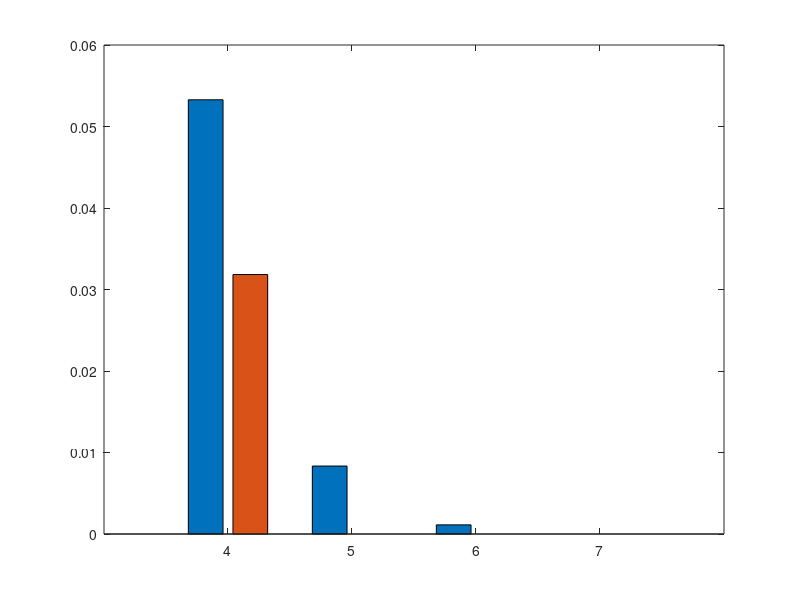

MATLAB code for this plot: (Note: this script raises an error after producing the figure.)
clear; close all; clc
textSize = 16;
linewid = 1;

% NLOS 4 5 6 7
% LOS 4 5 6 7
epiImpBMR = [
    1-0.9467197516 1-0.9916614163 1-0.9988769531 0;
    1-0.9681640625 0 0 0;
    ];

% epiImpKMR = [
%     1-0.9619565 0 0 0;
%     1-0.98378378 0 0 0;
%     ];
epi = [4, 5, 6, 7];

figure(13);
bar(epi, epiImpBMR', 'grouped')
% plot(epi, epiImpBMRdpn, '-.o', epi, epiImpBMRdpl, '--+', epi, epiImpBMRedn, ':*', epi, epiImpBMRedl, '-.', 'LineWidth', 3)
hold on
ax = gca;
ax.YAxis.FontSize = 14;
ax.XAxis.FontSize = 14;
ax.YAxis.FontWeight = 'bold';
ax.XAxis.FontWeight = 'bold';
ax.LineWidth = 1;
ylim([0 0.08])
legend('NLOS', 'LOS', 'FontSize', textSize, 'FontWeight', 'bold', 'Location', 'northeast')
xlabel('Episode Length', 'FontSize', 15, 'FontWeight','bold')
ylabel('BMR', 'FontSize',15, 'FontWeight','bold')
grid on
% for i=1:length(epiImpBMR)
%     text(epi(i)-0.1,epiImpBMR(1,i),strcat(num2str(epiImpBMR(1,i), '%.2g')," /"), 'FontSize',12, 'FontWeight','bold', 'HorizontalAlignment', 'center', 'VerticalAlignment', 'bottom')
%     text(epi(i)+0.1,epiImpBMR(2,i),num2str(epiImpBMR(2,i), '%.2g'), 'FontSize',12, 'FontWeight','bold', 'HorizontalAlignment', 'center', 'VerticalAlignment', 'bottom')
% end

% 创建 text
text('VerticalAlignment','bottom',...
    'HorizontalAlignment','center',...
    'FontWeight','bold',...
    'FontSize',12,...
    'String','0.053 /',...
    'Position',[3.9 0.0532802484 0]);

% 创建 text
text('VerticalAlignment','bottom',...
    'HorizontalAlignment','center',...
    'FontWeight','bold',...
    'FontSize',12,...
    'String','0.032',...
    'Position',[4.17320605661619 0.0318359375 1.4210854715202e-14]);

% 创建 text
text('VerticalAlignment','bottom',...
    'HorizontalAlignment','center',...
    'FontWeight','bold',...
    'FontSize',12,...
    'String','0.0083 /',...
    'Position',[4.9 0.00833858369999996 0]);

% 创建 text
text('VerticalAlignment','bottom',...
    'HorizontalAlignment','center',...
    'FontWeight','bold',...
    'FontSize',12,...
    'String','0',...
    'Position',[5.1 0 0]);

% 创建 text
text('VerticalAlignment','bottom',...
    'HorizontalAlignment','center',...
    'FontWeight','bold',...
    'FontSize',12,...
    'String','0.0011 /',...
    'Position',[5.75968839148563 0.00112304689999998 1.4210854715202e-14]);

% 创建 text
text('VerticalAlignment','bottom',...
    'HorizontalAlignment','center',...
    'FontWeight','bold',...
    'FontSize',12,...
    'String','0',...
    'Position',[6.1 0 0]);

% 创建 text
text('VerticalAlignment','bottom',...
    'HorizontalAlignment','center',...
    'FontWeight','bold',...
    'FontSize',12,...
    'String','0 /',...
    'Position',[6.9 0 0]);

% 创建 text
text('VerticalAlignment','bottom',...
    'HorizontalAlignment','center',...
    'FontWeight','bold',...
    'FontSize',12,...
    'String','0',...
    'Position',[7.1 0 0]);
print('losImpBMR','-depsc')

% figure(14);
% bar(epi, epiImpKMR', 'grouped')
% % plot(epi, epiImpKMRdpn, '-.o', epi, epiImpKMRdpl, '--+', epi, epiImpKMRedn, ':*', epi, epiImpKMRedl, '-.', 'LineWidth', 3)
% hold on
% ax = gca;
% ax.YAxis.FontSize = 13;
% ax.XAxis.FontSize = 13;
% ax.YAxis.FontWeight = 'bold';
% ax.XAxis.FontWeight = 'bold';
% 
% ylim([0 0.05])
% legend('BM-SKG NLOS', 'BM-SKG LOS', 'SA-SKG NLOS', 'SA-SKG LOS', 'FontSize', textSize, 'FontWeight', 'bold', 'Location', 'northeast')
% xlabel('# of Episodes', 'FontSize', 15, 'FontWeight','bold')
% ylabel('KMR', 'FontSize',15, 'FontWeight','bold')

% for i=1:length(epiImpKMR)
%     text(epi(i)-0.3,epiImpKMR(1,i),strcat(num2str(epiImpKMR(1,i), '%.2g')," /"), 'FontWeight','bold', 'HorizontalAlignment', 'center', 'VerticalAlignment', 'bottom')
%     text(epi(i)-0.1,epiImpKMR(2,i),strcat(num2str(epiImpKMR(2,i), '%.2g')," /"), 'FontWeight','bold', 'HorizontalAlignment', 'center', 'VerticalAlignment', 'bottom')
%     text(epi(i)+0.1,epiImpKMR(3,i),strcat(num2str(epiImpKMR(3,i), '%.2g')," /"), 'FontWeight','bold', 'HorizontalAlignment', 'center', 'VerticalAlignment', 'bottom')
%     text(epi(i)+0.3,epiImpKMR(4,i),num2str(epiImpKMR(4,i), '%.2g'), 'FontWeight','bold', 'HorizontalAlignment', 'center', 'VerticalAlignment', 'bottom')
% end

% % 创建 text
% text('VerticalAlignment','bottom',...
%     'HorizontalAlignment','center',...
%     'FontWeight','bold',...
%     'String','0.038 /',...
%     'Position',[5.74893171344784 0.0381435 0]);
% 
% % 创建 text
% text('VerticalAlignment','bottom',...
%     'HorizontalAlignment','center',...
%     'FontWeight','bold',...
%     'String','0.016 /',...
%     'Position',[5.9 0.01621622 0]);
% 
% % 创建 text
% text('VerticalAlignment','bottom',...
%     'HorizontalAlignment','center',...
%     'FontWeight','bold',...
%     'String','0.024 /',...
%     'Position',[6.1 0.0236487 0]);
% 
% % 创建 text
% text('VerticalAlignment','bottom',...
%     'HorizontalAlignment','center',...
%     'FontWeight','bold',...
%     'String','0.0068',...
%     'Position',[6.38563049853372 0.00675680000000001 0]);
% 
% % 创建 text
% text('VerticalAlignment','bottom',...
%     'HorizontalAlignment','center',...
%     'FontWeight','bold',...
%     'String','0 /',...
%     'Position',[6.7 0 0]);
% 
% % 创建 text
% text('VerticalAlignment','bottom',...
%     'HorizontalAlignment','center',...
%     'FontWeight','bold',...
%     'String','0 /',...
%     'Position',[6.9 0 0]);
% 
% % 创建 text
% text('VerticalAlignment','bottom',...
%     'HorizontalAlignment','center',...
%     'FontWeight','bold',...
%     'String','0.01 /',...
%     'Position',[7.1 0.0101352 0]);
% 
% % 创建 text
% text('VerticalAlignment','bottom',...
%     'HorizontalAlignment','center',...
%     'FontWeight','bold',...
%     'String','0.0034',...
%     'Position',[7.37339757017176 0.0033784 0]);
% 
% % 创建 text
% text('VerticalAlignment','bottom',...
%     'HorizontalAlignment','center',...
%     'FontWeight','bold',...
%     'String','0 /',...
%     'Position',[7.7 0 0]);
% 
% % 创建 text
% text('VerticalAlignment','bottom',...
%     'HorizontalAlignment','center',...
%     'FontWeight','bold',...
%     'String','0 /',...
%     'Position',[7.9 0 0]);
% 
% % 创建 text
% text('VerticalAlignment','bottom',...
%     'HorizontalAlignment','center',...
%     'FontWeight','bold',...
%     'String','0 /',...
%     'Position',[8.1 0 0]);
% 
% % 创建 text
% text('VerticalAlignment','bottom',...
%     'HorizontalAlignment','center',...
%     'FontWeight','bold',...
%     'String','0',...
%     'Position',[8.3 0 0]);
% 
% % 创建 text
% text('VerticalAlignment','bottom',...
%     'HorizontalAlignment','center',...
%     'FontWeight','bold',...
%     'String','0 /',...
%     'Position',[8.7 0 0]);
% 
% % 创建 text
% text('VerticalAlignment','bottom',...
%     'HorizontalAlignment','center',...
%     'FontWeight','bold',...
%     'String','0 /',...
%     'Position',[8.9 0 0]);
% 
% % 创建 text
% text('VerticalAlignment','bottom',...
%     'HorizontalAlignment','center',...
%     'FontWeight','bold',...
%     'String','0 /',...
%     'Position',[9.1 0 0]);
% 
% % 创建 text
% text('VerticalAlignment','bottom',...
%     'HorizontalAlignment','center',...
%     'FontWeight','bold',...
%     'String','0',...
%     'Position',[9.3 0 0]);
% print('losImpKMR','-depsc')